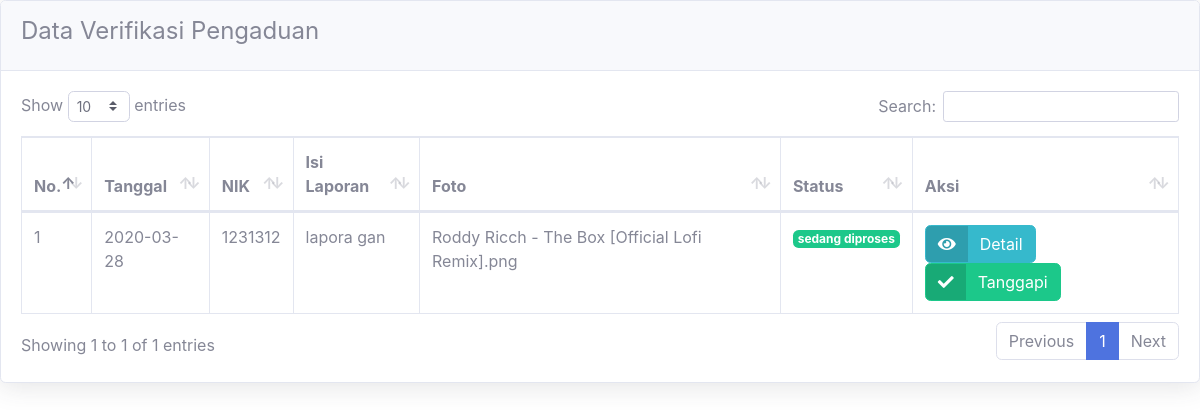
The app's page /admin/verifikasi_pengaduan.php with its own data.
### tables this page shows
CREATE TABLE `pengaduan` (
  `id_pengaduan` int(11) NOT NULL,
  `tgl_pengaduan` date NOT NULL,
  `nik` char(16) NOT NULL,
  `isi_laporan` text NOT NULL,
  `foto` varchar(255) NOT NULL,
  `status` enum('belum diproses','sedang diproses','selesai') NOT NULL
);

### admin/verifikasi_pengaduan.php (the view, shortened to what this page needs)
<!DOCTYPE html>
<html lang="en">
<head>
  <link href="../vendor/fontawesome-free/css/all.min.css" rel="stylesheet" type="text/css">
  <link href="../css/sb-admin-2.min.css" rel="stylesheet">
  <link href="../vendor/datatables/dataTables.bootstrap4.min.css" rel="stylesheet">
</head>
<body id="page-top">
          <div class="card shadow mb-4">
            <div class="card-header py-3">
              <h4>Data Verifikasi Pengaduan</h4>
            </div>
            <div class="card-body">
              <div class="table-responsive">
                <table class="table table-bordered" id="dataTable" width="100%" cellspacing="0">
                  <thead>
                    <tr>
                      <th>No.</th>
                      <th>Tanggal</th>
                      <th>NIK</th>
                      <th>Isi Laporan</th>
                      <th>Foto</th>
                      <th>Status</th>
                      <th>Aksi</th>
                    </tr>
                  </thead>
                  <?php
                  $no=1;
                  require '../koneksi.php';
                  $sql=mysqli_query($koneksi, "SELECT * FROM pengaduan WHERE status='sedang diproses'") ;
                  while($data=mysqli_fetch_array($sql)) {
                  ?>
                  <tbody>
                    <tr>
                      <td><?php echo $no++; ?></td>
                      <td><?php echo $data['tgl_pengaduan']; ?></td>
                      <td><?php echo $data['nik']; ?></td>
                      <td><?php echo $data['isi_laporan']; ?></td>
                      <td><?php echo $data['foto']; ?></td>
                      <td><span class="badge badge-success"><?php echo $data['status'] ?></span></td>
                      <td>
                          <a href="?url=detail_pengaduan&id=<?php echo $data['id_pengaduan']; ?>" class="btn btn-info btn-icon-split">
                            <span class="icon text-white-20">
                              <i class="fas fa-eye"></i>
                              </span>
                              <span class="text">Detail</span>
                          </a>
                          <a href="?url=tanggapan&id=<?php echo $data['id_pengaduan']; ?>" class="btn btn-success btn-icon-split">
                            <span class="icon text-white-20">
                              <i class="fas fa-check"></i>
                              </span>
                              <span class="text">Tanggapi</span>
                          </a>
                      </td>
                    </tr>
                  </tbody>
                <?php } ?>
                </table>
              </div>
            </div>
          </div>
</body>
</html>

### records on screen
pengaduan: tgl_pengaduan "2020-03-28", nik "1231312", isi_laporan "lapora gan", foto "Roddy Ricch - The Box [Official Lofi Remix].png", status "sedang diproses"
